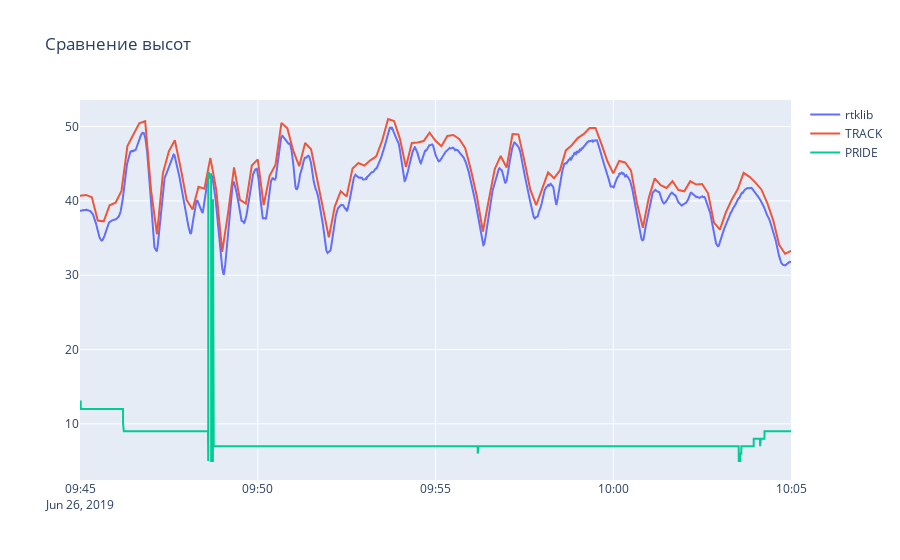

The notebook cell this image was saved under:
### Code cell
data = [trace_z_alt1,trace_z_alt2,trace_z_alt3]
layout = go.Layout(title="Сравнение высот")#,xaxis_range=[0,11500],yaxis_range=[420,530])

fig = go.Figure(data=data, layout=layout)
py.offline.iplot(fig)
